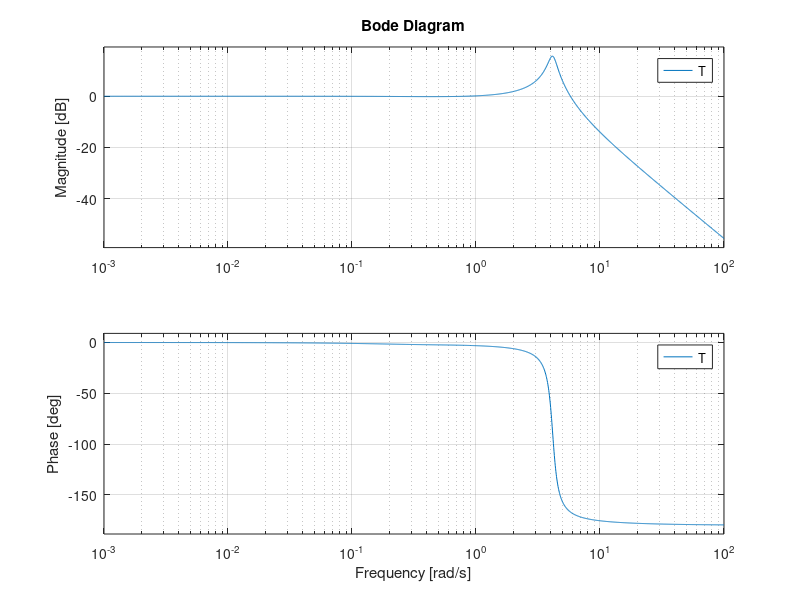
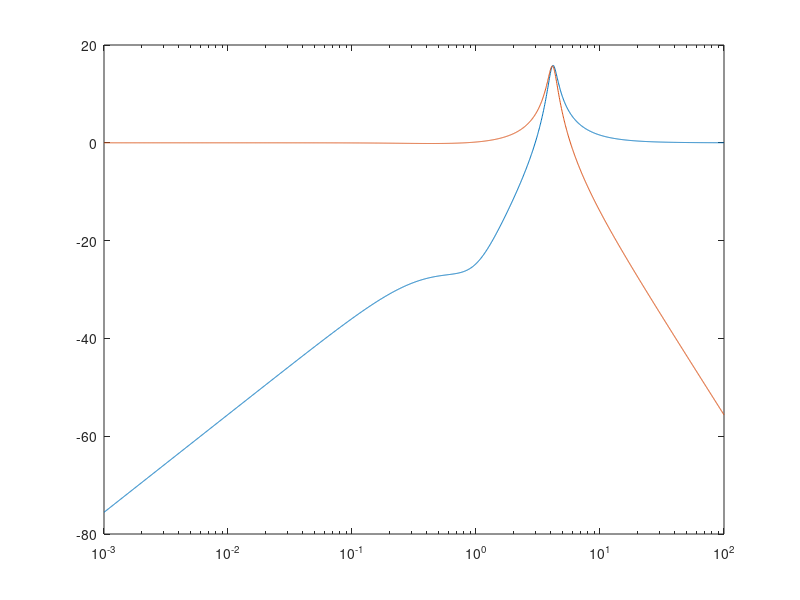

The MATLAB script that drew these images, in order:
s = tf('s'); %set variable for transfer function

G = 1/(s^2+s+1);
[numG, denG]=tfdata(G, 'vec');

% PID control
Kp = 15;
Kd = 1.5;
Ki = 6;
K = Kp+Kd+Ki/s;

L=G*K;

% sensitivity
% S+T=1
S=1/(1+L); T=1-S;
w=logspace(-3, 2, 2000);
[magS,phS,w]=bode(S,w);
[magT,phT,w]=bode(T,w);

figure(1);
subplot(2,1,1); bode(S,w);
subplot(2,1,2); bode(T,w);
figure(2);
semilogx(w,20*log10(squeeze(magS)),w,20*log10(squeeze(magT)));
